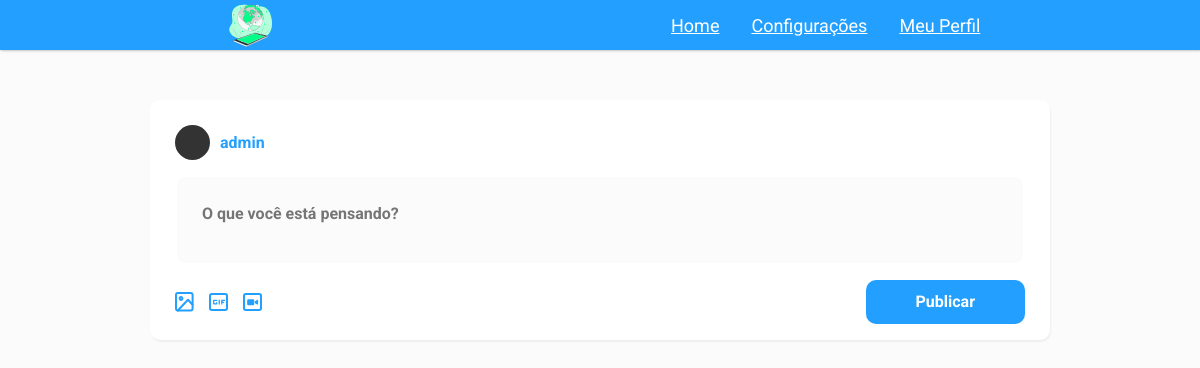
The app's page /home/home/ (signed in), older data.
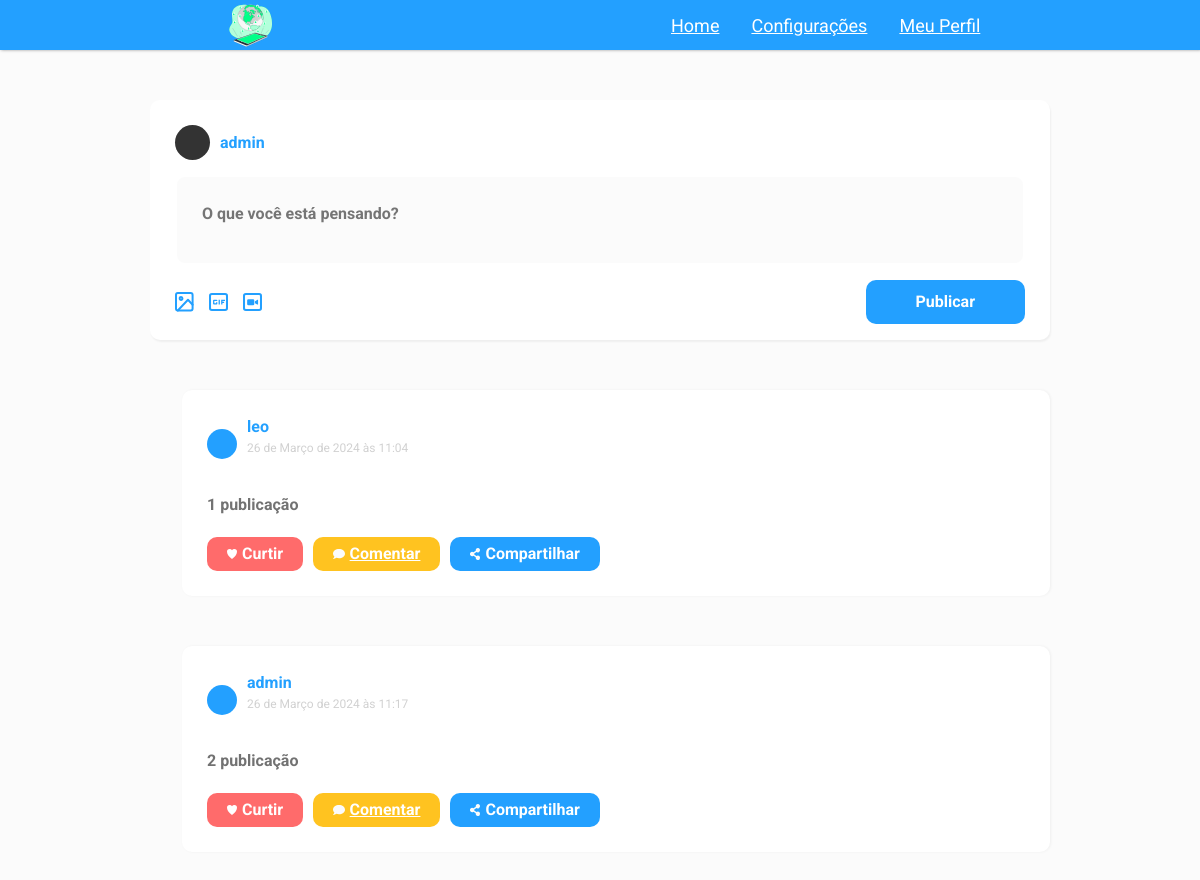
The same page, newer data.
### home/models.py (models this page shows, shortened)
class Publicacao(models.Model):
    autor = models.ForeignKey(User, on_delete=models.CASCADE)
    conteudo = models.TextField()
    data_publicacao = models.DateTimeField(auto_now_add=True)
    curtidas = models.ManyToManyField(User, related_name='curtidas', blank=True)

### home/views.py (the view)
# urls.py: path('home/', views.home, name="home"),
def home(request):
    if not request.user.is_authenticated:
        return render(request, '/usuarios/logar')
    else:
        publicacoes = Publicacao.objects.all()
        return render(request, 'home.html', {'publicacoes': publicacoes})

### home/templates/home.html (shortened to what this page needs)
{% extends 'base.html' %}
{% load static %}
{% block 'cabecalho' %}
    <link rel="stylesheet" href="{% static 'home/css/home.css' %}">
{% endblock %}
{% block 'conteudo' %}
    <header class="cabecalho">
        <img class="cabecalho-imagem" src="{% static 'home/img/inicial.svg' %}" alt="Logo da rede social">
        <nav class="cabecalho-menu">
            <a class="cabecalho-menu-item" href="#">Home</a>
            <a class="cabecalho-menu-item" href="#">Configurações</a>
            <a class="cabecalho-menu-item" href="#">Meu Perfil</a>
        </nav>
    </header>
    <main class="main">
        <div class="newPost">
            <div class="infoUser">
                <div class="imgUser"></div>
                <strong>{{request.user}}</strong>
            </div>
            <form id="post-form" method="POST" action="{% url 'publicacao' %}" class="formPost">{% csrf_token %}
                <textarea id="post-text" name="post-text" placeholder="O que você está pensando?"></textarea>
                <div class="iconsAndButton">
                    <div class="icons">
                        <button class="btnFileForm"><img src="{% static 'home/img/img.svg' %}" alt="Adicionar uma imagem"></button>
                        <button class="btnFileForm"><img src="{% static 'home/img/gif.svg' %}" alt="Adicionar um gif"></button>
                        <button class="btnFileForm"><img src="{% static 'home/img/video.svg' %}" alt="Adicionar um video"></button>
                    </div>
                    <button type="submit" id="post-button" class="btnSubmitForm">Publicar</button>
                </div>
            </form>
        </div>
        <ul class="posts">
            {% for publicacao in publicacoes %}
            <li class="post">
                <div class="infoUserPost">
                    <div class="imgUserPost"></div>
                    <div class="nameAndHour">
                        <strong>{{ publicacao.autor }}</strong>
                        <p>{{ publicacao.data_publicacao }}</p>
                    </div>
                </div>
                <p>{{ publicacao.conteudo }}</p>
                <div class="actionBtnPost">
                    <button type="button" class="filesPost like"><img src="{% static 'home/img/heart.svg' %}" alt="Curtir">Curtir</button>
                    <a class="filesPost comment" href="{% url 'comentarios' publicacao.id %}">
                        <img src="{% static 'home/img/comment.svg' %}" alt="">
                        Comentar
                    </a>
                    <button type="button" class="filesPost share"><img src="{% static 'home/img/share.svg' %}" alt="Compartilhar">Compartilhar</button>
                </div>
            </li>
            {% endfor %}
        </ul>
    </main>
    {% endblock %}

Row changes from the older to the newer data that the page shows:
added Publicacao: autor "leo", data_publicacao "26 de Março de 2024 às 11:04", conteudo "1 publicação"
added Publicacao: autor "admin", data_publicacao "26 de Março de 2024 às 11:17", conteudo "2 publicação"
